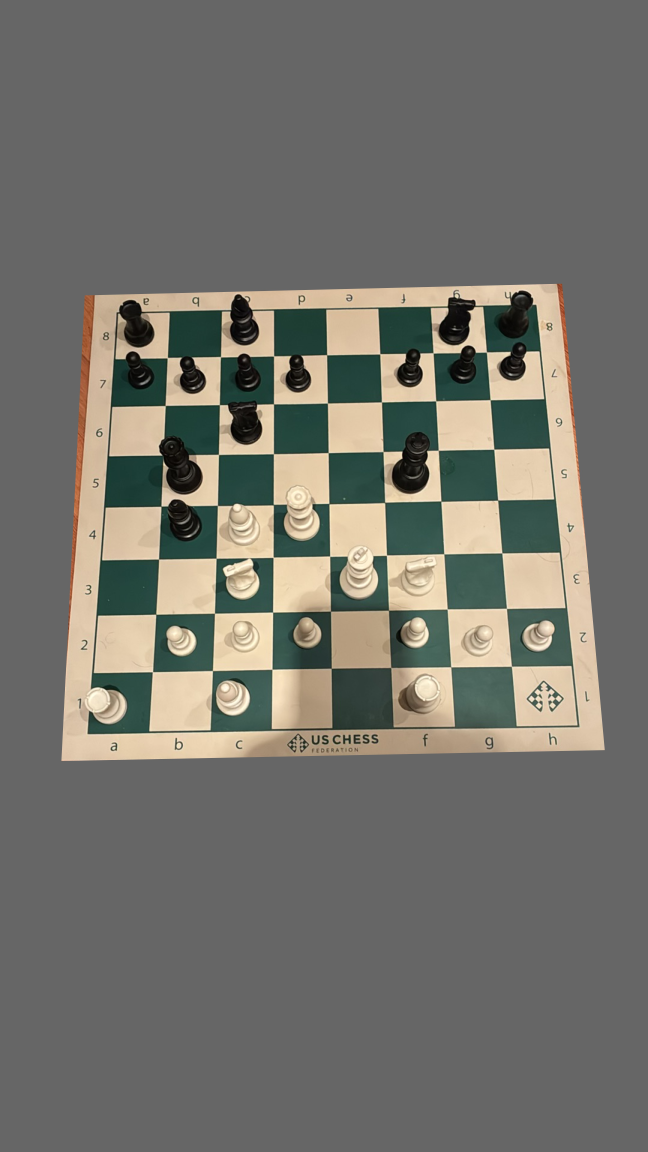
#> input picture enhanced_training_dataset/images/IMG_5213.JPG, 3240 x 5760 px (shown at 1/5 size)
$ python -i create_ground_truth.py   (imports and definitions only)
#> lines starting #> are read from the running program, lines starting #| are printed output that depends on the picture
#!/usr/bin/env python3
"""
Interactive tool to create ground truth annotations for chess images.
This will help you create accurate ground truth data for evaluation.
"""

import json
import cv2
import numpy as np
from pathlib import Path
import logging

# Configure logging
# [1 line not run here, left out]
logger = logging.getLogger(__name__)

class GroundTruthCreator:
    def __init__(self):
        self.current_image = None
        self.current_annotations = {}
        self.corners = []
        self.warped_board = None
        self.current_square = None

    def detect_chessboard_corners(self, image_path):
        """Detect chessboard corners using OpenCV"""
        img = cv2.imread(image_path)
        gray = cv2.cvtColor(img, cv2.COLOR_BGR2GRAY)

        # Try to find chessboard corners
        ret, corners = cv2.findChessboardCorners(gray, (7, 7), None)

        if ret:
            # Refine corner positions
            criteria = (cv2.TERM_CRITERIA_EPS + cv2.TERM_CRITERIA_MAX_ITER, 30, 0.001)
            corners = cv2.cornerSubPix(gray, corners, (11, 11), (-1, -1), criteria)

            # Convert to the format expected by the API
            corners_2d = corners.reshape(-1, 2)

            # Find the 4 outer corners
            top_left = corners_2d[np.argmin(corners_2d[:, 0] + corners_2d[:, 1])]
            top_right = corners_2d[np.argmax(corners_2d[:, 0] - corners_2d[:, 1])]
            bottom_right = corners_2d[np.argmax(corners_2d[:, 0] + corners_2d[:, 1])]
            bottom_left = corners_2d[np.argmin(corners_2d[:, 0] - corners_2d[:, 1])]

            return [top_left, top_right, bottom_right, bottom_left]
        else:
            # Fallback: estimate corners based on image dimensions
            h, w = img.shape[:2]
            margin = min(h, w) * 0.1

            return [
                [margin, margin],
                [w - margin, margin],
                [w - margin, h - margin],
                [margin, h - margin]
            ]

    def warp_chessboard(self, img_array, corners_array):
        """Warp chessboard using the exact logic from the working commit."""
        corners = np.array(corners_array, dtype=np.float32)

        # Define destination points for a square board
        board_size = 800
        dst_points = np.array([
            [0, 0],
            [board_size - 1, 0],
            [board_size - 1, board_size - 1],
            [0, board_size - 1]
        ], dtype=np.float32)

        # Calculate perspective transformation matrix
        M = cv2.getPerspectiveTransform(corners, dst_points)

        # Apply perspective transformation
        warped = cv2.warpPerspective(img_array, M, (board_size, board_size))

        return warped

    def extract_square(self, warped_board, rank, file):
        """Extract a single square from the warped board."""
        board_size = warped_board.shape[0]
        square_size = board_size // 8

        x1 = file * square_size
        y1 = rank * square_size
        x2 = x1 + square_size
        y2 = y1 + square_size

        return warped_board[y1:y2, x1:x2]

    def create_annotation_for_image(self, image_path):
        """Create ground truth annotation for a single image"""
        logger.info(f"Creating annotation for: {image_path}")

        # Load image
        img = cv2.imread(image_path)
#> img is the input picture: shape (5760, 3240, 3); mean B, G, R 107.6, 114.3, 115.4
        img_array = cv2.cvtColor(img, cv2.COLOR_BGR2RGB)

        # Detect corners
        corners = self.detect_chessboard_corners(image_path)
#> in detect_chessboard_corners, `gray = cv2.cvtColor(img, cv2.COLOR_BGR2GRAY)`:
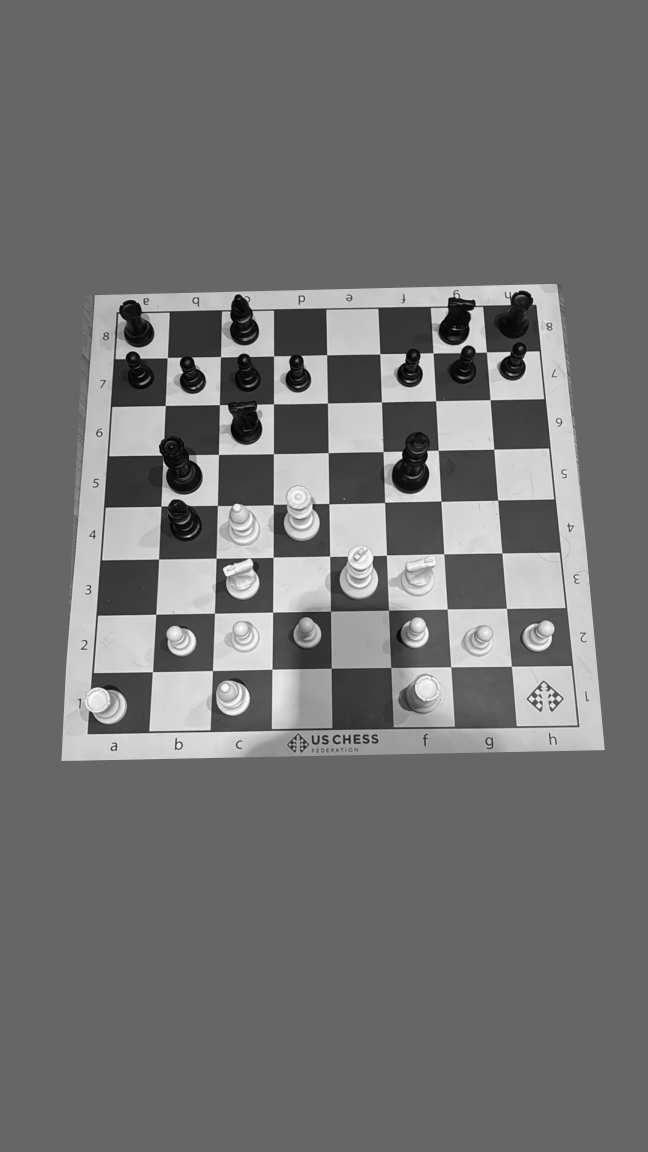
#> gray: shape (5760, 3240) (shown at 1/5 size); min 0, max 253, mean 113.9
#> in detect_chessboard_corners, `ret, corners = cv2.findChessboardCorners(gray, (7, 7), None)`: ret = False; corners = None
        self.corners = corners

        # Warp chessboard
        self.warped_board = self.warp_chessboard(img_array, corners)
#> in warp_chessboard, `warped = cv2.warpPerspective(img_array, M, (board_size, board_size))`:
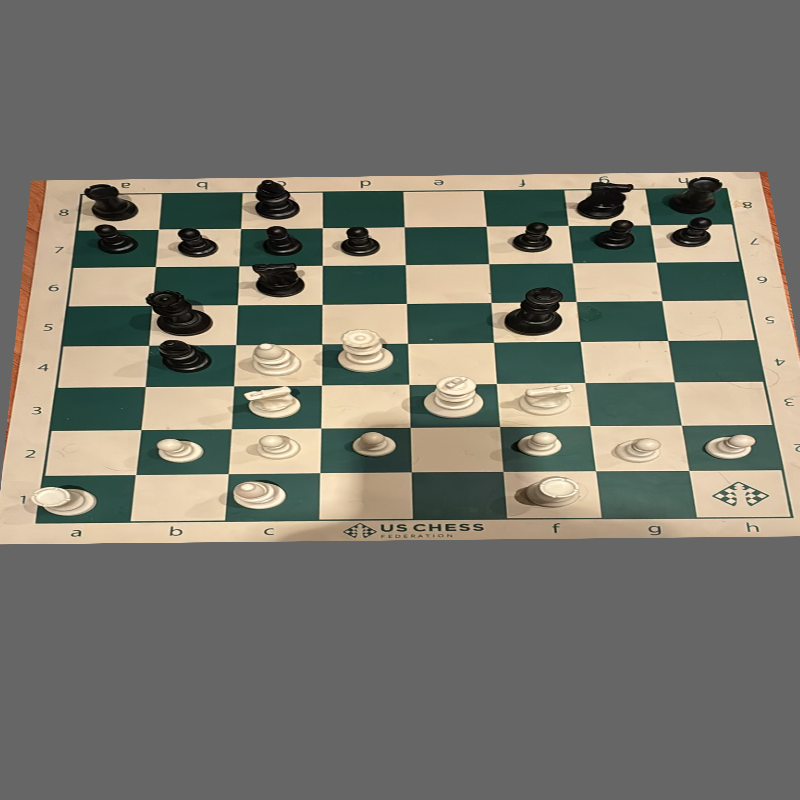
#> warped: shape (800, 800, 3); mean R, G, B 120.3, 118.8, 109.6

        # Initialize annotations
        annotations = {}

        print(f"\nAnnotating image: {Path(image_path).name}")
        print("=" * 50)
        print("For each square, enter:")
        print("  'empty' or 'e' for empty squares")
        print("  'white_pawn', 'black_rook', etc. for pieces")
        print("  'skip' to skip this image")
        print("  'done' when finished")
        print()

        # Process each square
        for rank in range(8):
            for file in range(8):
                square_name = f"{chr(97+file)}{8-rank}"

                # Extract and display square
                square_img = self.extract_square(self.warped_board, rank, file)

                # Save square image for reference
                square_path = f"square_{square_name}.png"
                cv2.imwrite(square_path, cv2.cvtColor(square_img, cv2.COLOR_RGB2BGR))

                print(f"\nSquare {square_name}:")
                print(f"Square image saved as: {square_path}")

                while True:
                    user_input = input("Enter piece type (or 'empty', 'skip', 'done'): ").strip().lower()

                    if user_input == 'done':
                        return annotations
                    elif user_input == 'skip':
                        return None
                    elif user_input in ['empty', 'e']:
                        annotations[square_name] = {
                            'occupied': False,
                            'color': None,
                            'piece': None
                        }
                        break
                    elif '_' in user_input and len(user_input.split('_')) == 2:
                        color, piece = user_input.split('_')
                        if color in ['white', 'black'] and piece in ['pawn', 'rook', 'knight', 'bishop', 'queen', 'king']:
                            annotations[square_name] = {
                                'occupied': True,
                                'color': color,
                                'piece': piece
                            }
                            break
                        else:
                            print("Invalid format. Use 'white_pawn', 'black_rook', etc.")
                    else:
                        print("Invalid input. Try again.")

                # Clean up square image
                Path(square_path).unlink()
#> after the loop, annotations = 0 items

        return annotations

    # [68 lines left out: functions create_annotations_for_dataset, main, not called in this run]

# [2 lines not run here, left out]

#> (the run stopped early here; a loop or call above may not have finished)
